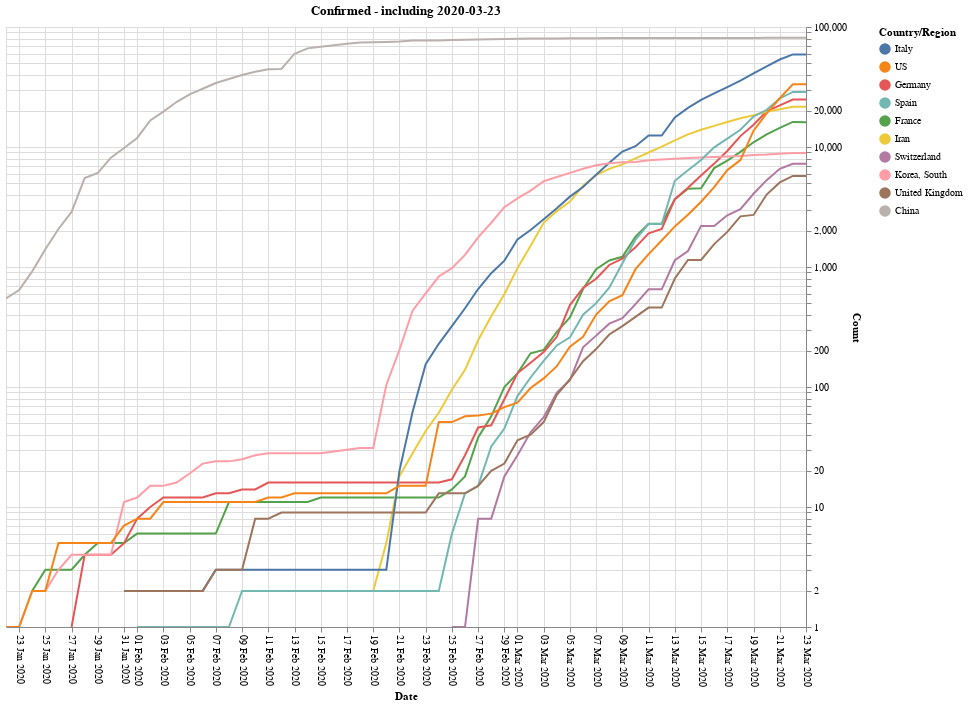
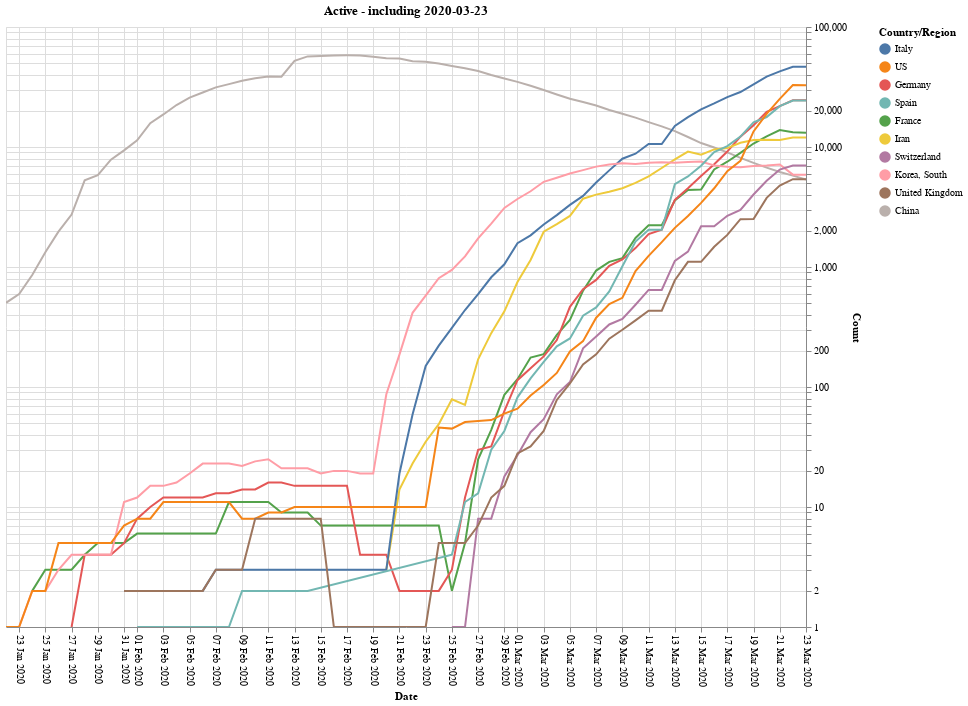
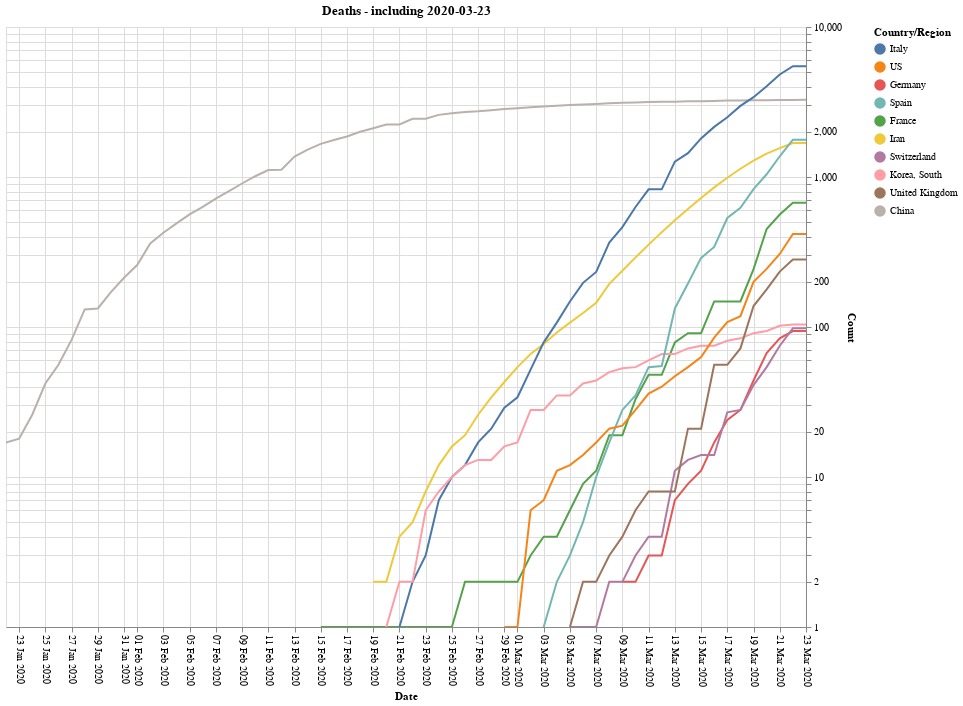
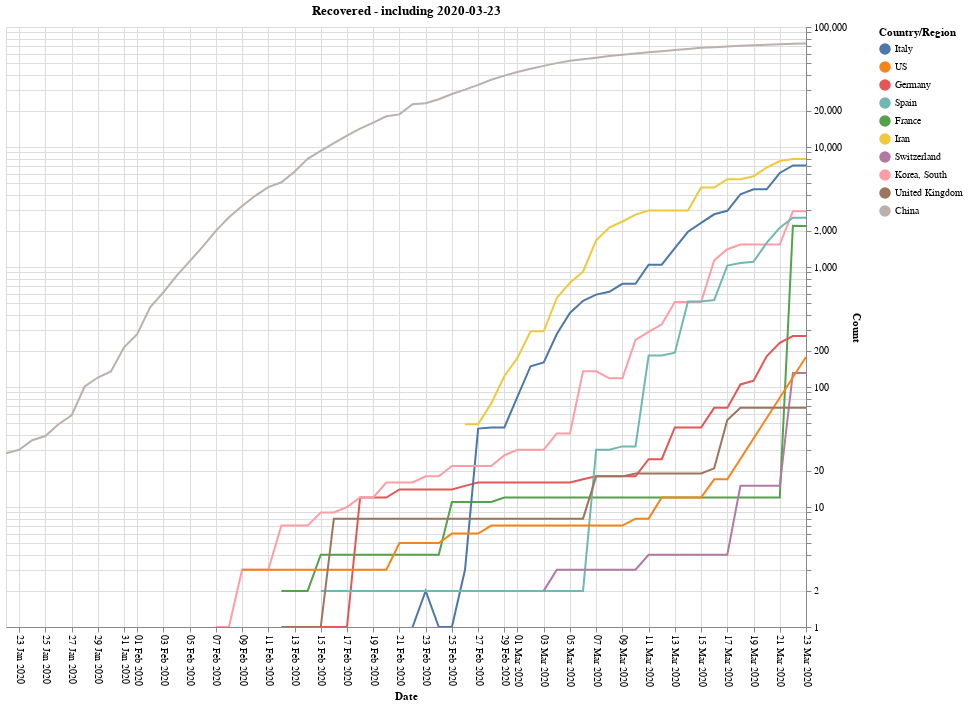

The code cell stored with these charts, in order, in its notebook:
### Code cell
countries = []
for box_list in hbox.children:
    for box in box_list.children:
        if box.value:
             countries.append(box.description)
print(countries)
sort_legend=False
log_scale=10
Csse_covid19.Confirmed.alt_plot(countries, sort_legend=sort_legend, log_scale=log_scale)
Csse_covid19.Active.alt_plot   (countries, sort_legend=sort_legend, log_scale=log_scale)
Csse_covid19.Deaths.alt_plot   (countries, sort_legend=sort_legend, log_scale=log_scale)
Csse_covid19.Recovered.alt_plot(countries, sort_legend=sort_legend, log_scale=log_scale)

### Figure 1 — Vega-Lite specification as saved in the notebook (floating-point values rounded to 4 significant figures; data arrays with more than 128 entries replaced by an {"elided": "..."} marker saying what was removed)
{"config": {"view": {"continuousWidth": 400, "continuousHeight": 300}}, "layer": [{"mark": "line", "encoding": {"color": {"type": "nominal", "field": "Country/Region", "sort": ["Italy", "US", "Germany", "Spain", "France", "Iran", "Switzerland", "Korea, South", "United Kingdom", "China"]}, "x": {"type": "temporal", "axis": {"format": "%d %b %Y", "labelAngle": 90}, "field": "Date", "scale": {"domain": ["1/22/20", "03/23/20"]}}, "y": {"type": "quantitative", "axis": {"orient": "right", "title": "Count"}, "field": "Count", "scale": {"base": 10, "type": "log"}}}, "title": "Confirmed - including 2020-03-23", "transform": [{"filter": "(datum.Count > 0)"}]}, {"mark": "point", "encoding": {"opacity": {"value": 0}, "x": {"type": "temporal", "field": "Date"}}, "selection": {"selector581": {"type": "single", "nearest": true, "on": "mouseover", "fields": ["Date"], "empty": "none"}}}, {"mark": "point", "encoding": {"color": {"type": "nominal", "field": "Country/Region", "sort": ["Italy", "US", "Germany", "Spain", "France", "Iran", "Switzerland", "Korea, South", "United Kingdom", "China"]}, "opacity": {"condition": {"value": 1, "selection": "selector581"}, "value": 0}, "x": {"type": "temporal", "axis": {"format": "%d %b %Y", "labelAngle": 90}, "field": "Date", "scale": {"domain": ["1/22/20", "03/23/20"]}}, "y": {"type": "quantitative", "axis": {"orient": "right", "title": "Count"}, "field": "Count", "scale": {"base": 10, "type": "log"}}}, "selection": {"selector582": {"type": "interval", "bind": "scales", "encodings": ["x", "y"]}}, "title": "Confirmed - including 2020-03-23", "transform": [{"filter": "(datum.Count > 0)"}]}, {"mark": {"type": "rule", "color": "gray"}, "encoding": {"x": {"type": "temporal", "field": "Date"}}, "transform": [{"filter": {"selection": "selector581"}}]}, {"mark": {"type": "text", "align": "right", "dx": -5, "dy": -5}, "encoding": {"color": {"type": "nominal", "field": "Country/Region", "sort": ["Italy", "US", "Germany", "Spain", "France", "Iran", "Switzerland", "Korea, South", "United Kingdom", "China"]}, "text": {"condition": {"type": "quantitative", "field": "Count", "selection": "selector581"}, "value": " "}, "x": {"type": "temporal", "axis": {"format": "%d %b %Y", "labelAngle": 90}, "field": "Date", "scale": {"domain": ["1/22/20", "03/23/20"]}}, "y": {"type": "quantitative", "axis": {"orient": "right", "title": "Count"}, "field": "Count", "scale": {"base": 10, "type": "log"}}}, "title": "Confirmed - including 2020-03-23", "transform": [{"filter": "(datum.Count > 0)"}]}], "data": {"name": "data-1094925436dc1d2880c7c865b69479b7"}, "height": 600, "width": 800, "$schema": "https://vega.github.io/schema/vega-lite/v4.0.2.json", "datasets": {"data-1094925436dc1d2880c7c865b69479b7": {"elided": "620 records"}}}

### Figure 2 — Vega-Lite specification as saved in the notebook (floating-point values rounded to 4 significant figures; data arrays with more than 128 entries replaced by an {"elided": "..."} marker saying what was removed)
{"config": {"view": {"continuousWidth": 400, "continuousHeight": 300}}, "layer": [{"mark": "line", "encoding": {"color": {"type": "nominal", "field": "Country/Region", "sort": ["Italy", "US", "Germany", "Spain", "France", "Iran", "Switzerland", "Korea, South", "United Kingdom", "China"]}, "x": {"type": "temporal", "axis": {"format": "%d %b %Y", "labelAngle": 90}, "field": "Date", "scale": {"domain": ["1/22/20", "03/23/20"]}}, "y": {"type": "quantitative", "axis": {"orient": "right", "title": "Count"}, "field": "Count", "scale": {"base": 10, "type": "log"}}}, "title": "Active - including 2020-03-23", "transform": [{"filter": "(datum.Count > 0)"}]}, {"mark": "point", "encoding": {"opacity": {"value": 0}, "x": {"type": "temporal", "field": "Date"}}, "selection": {"selector583": {"type": "single", "nearest": true, "on": "mouseover", "fields": ["Date"], "empty": "none"}}}, {"mark": "point", "encoding": {"color": {"type": "nominal", "field": "Country/Region", "sort": ["Italy", "US", "Germany", "Spain", "France", "Iran", "Switzerland", "Korea, South", "United Kingdom", "China"]}, "opacity": {"condition": {"value": 1, "selection": "selector583"}, "value": 0}, "x": {"type": "temporal", "axis": {"format": "%d %b %Y", "labelAngle": 90}, "field": "Date", "scale": {"domain": ["1/22/20", "03/23/20"]}}, "y": {"type": "quantitative", "axis": {"orient": "right", "title": "Count"}, "field": "Count", "scale": {"base": 10, "type": "log"}}}, "selection": {"selector584": {"type": "interval", "bind": "scales", "encodings": ["x", "y"]}}, "title": "Active - including 2020-03-23", "transform": [{"filter": "(datum.Count > 0)"}]}, {"mark": {"type": "rule", "color": "gray"}, "encoding": {"x": {"type": "temporal", "field": "Date"}}, "transform": [{"filter": {"selection": "selector583"}}]}, {"mark": {"type": "text", "align": "right", "dx": -5, "dy": -5}, "encoding": {"color": {"type": "nominal", "field": "Country/Region", "sort": ["Italy", "US", "Germany", "Spain", "France", "Iran", "Switzerland", "Korea, South", "United Kingdom", "China"]}, "text": {"condition": {"type": "quantitative", "field": "Count", "selection": "selector583"}, "value": " "}, "x": {"type": "temporal", "axis": {"format": "%d %b %Y", "labelAngle": 90}, "field": "Date", "scale": {"domain": ["1/22/20", "03/23/20"]}}, "y": {"type": "quantitative", "axis": {"orient": "right", "title": "Count"}, "field": "Count", "scale": {"base": 10, "type": "log"}}}, "title": "Active - including 2020-03-23", "transform": [{"filter": "(datum.Count > 0)"}]}], "data": {"name": "data-3ef3634414a8e89908a8083555002229"}, "height": 600, "width": 800, "$schema": "https://vega.github.io/schema/vega-lite/v4.0.2.json", "datasets": {"data-3ef3634414a8e89908a8083555002229": {"elided": "620 records"}}}

### Figure 3 — Vega-Lite specification as saved in the notebook (floating-point values rounded to 4 significant figures; data arrays with more than 128 entries replaced by an {"elided": "..."} marker saying what was removed)
{"config": {"view": {"continuousWidth": 400, "continuousHeight": 300}}, "layer": [{"mark": "line", "encoding": {"color": {"type": "nominal", "field": "Country/Region", "sort": ["Italy", "US", "Germany", "Spain", "France", "Iran", "Switzerland", "Korea, South", "United Kingdom", "China"]}, "x": {"type": "temporal", "axis": {"format": "%d %b %Y", "labelAngle": 90}, "field": "Date", "scale": {"domain": ["1/22/20", "03/23/20"]}}, "y": {"type": "quantitative", "axis": {"orient": "right", "title": "Count"}, "field": "Count", "scale": {"base": 10, "type": "log"}}}, "title": "Deaths - including 2020-03-23", "transform": [{"filter": "(datum.Count > 0)"}]}, {"mark": "point", "encoding": {"opacity": {"value": 0}, "x": {"type": "temporal", "field": "Date"}}, "selection": {"selector585": {"type": "single", "nearest": true, "on": "mouseover", "fields": ["Date"], "empty": "none"}}}, {"mark": "point", "encoding": {"color": {"type": "nominal", "field": "Country/Region", "sort": ["Italy", "US", "Germany", "Spain", "France", "Iran", "Switzerland", "Korea, South", "United Kingdom", "China"]}, "opacity": {"condition": {"value": 1, "selection": "selector585"}, "value": 0}, "x": {"type": "temporal", "axis": {"format": "%d %b %Y", "labelAngle": 90}, "field": "Date", "scale": {"domain": ["1/22/20", "03/23/20"]}}, "y": {"type": "quantitative", "axis": {"orient": "right", "title": "Count"}, "field": "Count", "scale": {"base": 10, "type": "log"}}}, "selection": {"selector586": {"type": "interval", "bind": "scales", "encodings": ["x", "y"]}}, "title": "Deaths - including 2020-03-23", "transform": [{"filter": "(datum.Count > 0)"}]}, {"mark": {"type": "rule", "color": "gray"}, "encoding": {"x": {"type": "temporal", "field": "Date"}}, "transform": [{"filter": {"selection": "selector585"}}]}, {"mark": {"type": "text", "align": "right", "dx": -5, "dy": -5}, "encoding": {"color": {"type": "nominal", "field": "Country/Region", "sort": ["Italy", "US", "Germany", "Spain", "France", "Iran", "Switzerland", "Korea, South", "United Kingdom", "China"]}, "text": {"condition": {"type": "quantitative", "field": "Count", "selection": "selector585"}, "value": " "}, "x": {"type": "temporal", "axis": {"format": "%d %b %Y", "labelAngle": 90}, "field": "Date", "scale": {"domain": ["1/22/20", "03/23/20"]}}, "y": {"type": "quantitative", "axis": {"orient": "right", "title": "Count"}, "field": "Count", "scale": {"base": 10, "type": "log"}}}, "title": "Deaths - including 2020-03-23", "transform": [{"filter": "(datum.Count > 0)"}]}], "data": {"name": "data-1008209ae93a9297bfa574f2fe753f94"}, "height": 600, "width": 800, "$schema": "https://vega.github.io/schema/vega-lite/v4.0.2.json", "datasets": {"data-1008209ae93a9297bfa574f2fe753f94": {"elided": "620 records"}}}

### Figure 4 — Vega-Lite specification as saved in the notebook (floating-point values rounded to 4 significant figures; data arrays with more than 128 entries replaced by an {"elided": "..."} marker saying what was removed)
{"config": {"view": {"continuousWidth": 400, "continuousHeight": 300}}, "layer": [{"mark": "line", "encoding": {"color": {"type": "nominal", "field": "Country/Region", "sort": ["Italy", "US", "Germany", "Spain", "France", "Iran", "Switzerland", "Korea, South", "United Kingdom", "China"]}, "x": {"type": "temporal", "axis": {"format": "%d %b %Y", "labelAngle": 90}, "field": "Date", "scale": {"domain": ["1/22/20", "03/23/20"]}}, "y": {"type": "quantitative", "axis": {"orient": "right", "title": "Count"}, "field": "Count", "scale": {"base": 10, "type": "log"}}}, "title": "Recovered - including 2020-03-23", "transform": [{"filter": "(datum.Count > 0)"}]}, {"mark": "point", "encoding": {"opacity": {"value": 0}, "x": {"type": "temporal", "field": "Date"}}, "selection": {"selector587": {"type": "single", "nearest": true, "on": "mouseover", "fields": ["Date"], "empty": "none"}}}, {"mark": "point", "encoding": {"color": {"type": "nominal", "field": "Country/Region", "sort": ["Italy", "US", "Germany", "Spain", "France", "Iran", "Switzerland", "Korea, South", "United Kingdom", "China"]}, "opacity": {"condition": {"value": 1, "selection": "selector587"}, "value": 0}, "x": {"type": "temporal", "axis": {"format": "%d %b %Y", "labelAngle": 90}, "field": "Date", "scale": {"domain": ["1/22/20", "03/23/20"]}}, "y": {"type": "quantitative", "axis": {"orient": "right", "title": "Count"}, "field": "Count", "scale": {"base": 10, "type": "log"}}}, "selection": {"selector588": {"type": "interval", "bind": "scales", "encodings": ["x", "y"]}}, "title": "Recovered - including 2020-03-23", "transform": [{"filter": "(datum.Count > 0)"}]}, {"mark": {"type": "rule", "color": "gray"}, "encoding": {"x": {"type": "temporal", "field": "Date"}}, "transform": [{"filter": {"selection": "selector587"}}]}, {"mark": {"type": "text", "align": "right", "dx": -5, "dy": -5}, "encoding": {"color": {"type": "nominal", "field": "Country/Region", "sort": ["Italy", "US", "Germany", "Spain", "France", "Iran", "Switzerland", "Korea, South", "United Kingdom", "China"]}, "text": {"condition": {"type": "quantitative", "field": "Count", "selection": "selector587"}, "value": " "}, "x": {"type": "temporal", "axis": {"format": "%d %b %Y", "labelAngle": 90}, "field": "Date", "scale": {"domain": ["1/22/20", "03/23/20"]}}, "y": {"type": "quantitative", "axis": {"orient": "right", "title": "Count"}, "field": "Count", "scale": {"base": 10, "type": "log"}}}, "title": "Recovered - including 2020-03-23", "transform": [{"filter": "(datum.Count > 0)"}]}], "data": {"name": "data-8bc07c8439fe07971efcf1cfed336d4f"}, "height": 600, "width": 800, "$schema": "https://vega.github.io/schema/vega-lite/v4.0.2.json", "datasets": {"data-8bc07c8439fe07971efcf1cfed336d4f": {"elided": "620 records"}}}
